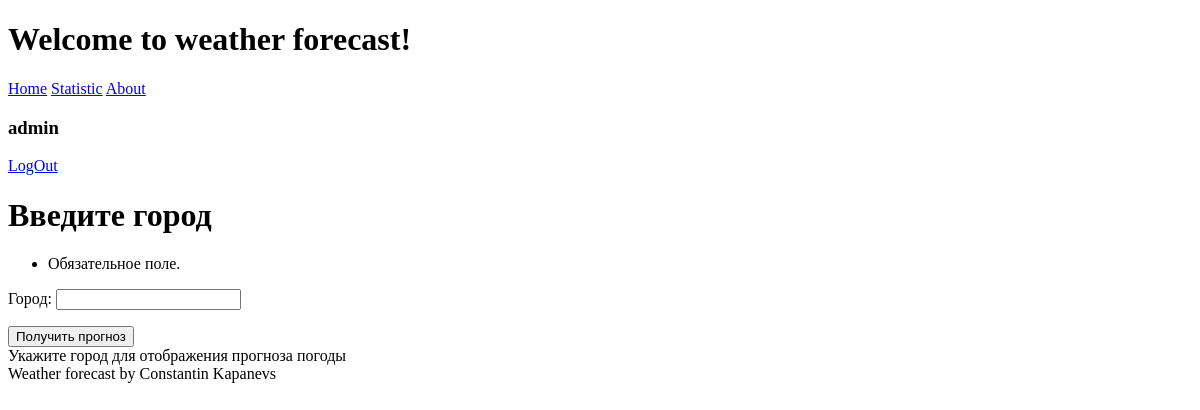
Before: / (signed in) with the older database file.
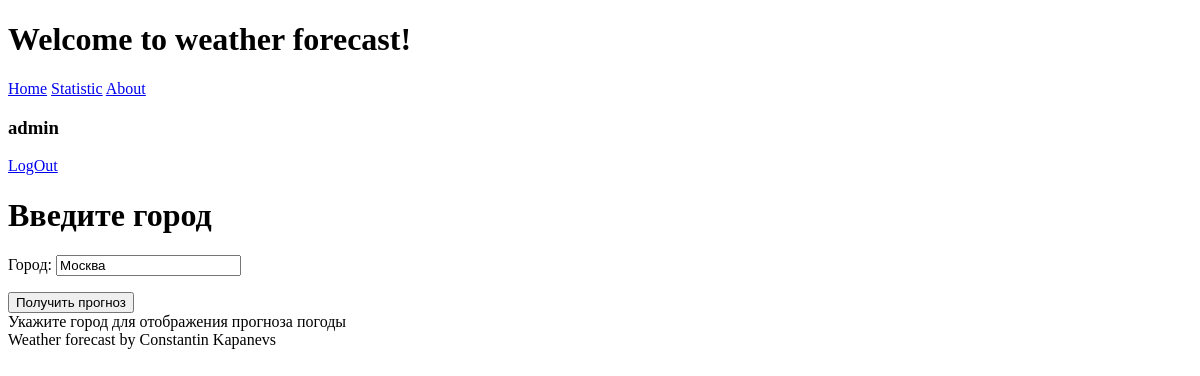
After: the same page with the newer database file.
### forecast/models.py (models this page shows, shortened)
class ForecastOrder(models.Model):
    user = models.ForeignKey(User, on_delete=models.CASCADE, verbose_name="Пользователь")
    city = models.CharField(max_length=128, verbose_name="Город")
    city_lat = models.FloatField(null=True, verbose_name="Широта")
    city_lon = models.FloatField(null=True, verbose_name="Долгота")
    created_at = models.DateTimeField(auto_now=True, verbose_name="Дата и время запроса")
    class Meta:
        ordering = ['-created_at']
        verbose_name = "Запрос прогноза"
        verbose_name_plural = "Запросы прогноза"

### forecast/views.py (the view, shortened to what this page needs)
# urls.py: path('', main, name='main'),
def main(request):
    try:
        user = User.objects.get(username=request.user)
        last_city = last_city_info(user)
    except Exception:
        last_city = ''
    finally:
        form = ForecastOrderForm({'city': last_city})
    return render(request, 'main.html',
                  context={'form': form})

### forecast/forms.py
class ForecastOrderForm(forms.Form):
    city = forms.CharField(label="Город",
                           min_length=2,
                           max_length=128,
                           )

### forecast/services.py (called while the page is built)
def last_city_info(user: str) -> str | None:
    result = ForecastOrder.objects.filter(user=user)
    if result:
        return result[0].city

### forecast/templates/forecast/main.html (shortened to what this page needs)
{% extends 'default.html' %}
{% block main %}
    {% if user.is_authenticated %}
    <h1 class="title">Введите город</h1>
    <form class="forecast-form" method="post">
        <div class="forecast-fields">
            {{ form.as_p }}
        </div>
        <button class="auth-btn" type="submit">Получить прогноз</button>
    </form>
    {% if city %}
    <h2 class="message-header">Прогноз погоды на {{ hour }} часов в городе {{ city }}</h2>
    <h2 class="message-header">{{ temperature }} градусов по цельсию</h2>
    {% else%}
    <div class="message">Укажите город для отображения прогноза погоды</div>
    {% endif %}
    {% else%}
    <div class="message">Авторизуйтесь для запроса прогноза погоды</div>
    {% endif %}
{% endblock main %}

Changed rows visible on the page:
added ForecastOrder: city "Москва"
Other visible differences:
text no longer shown: "Обязательное поле. Город:"
text now shown: "Город:"
